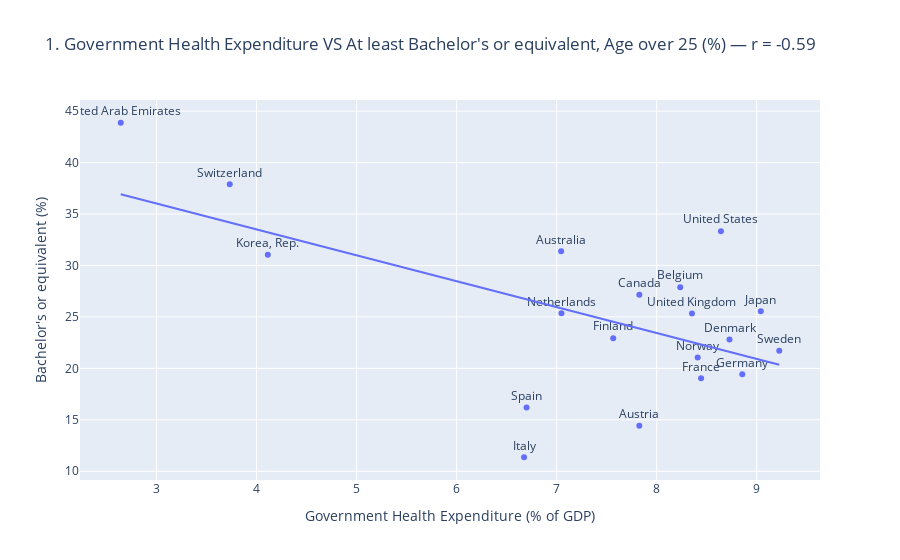
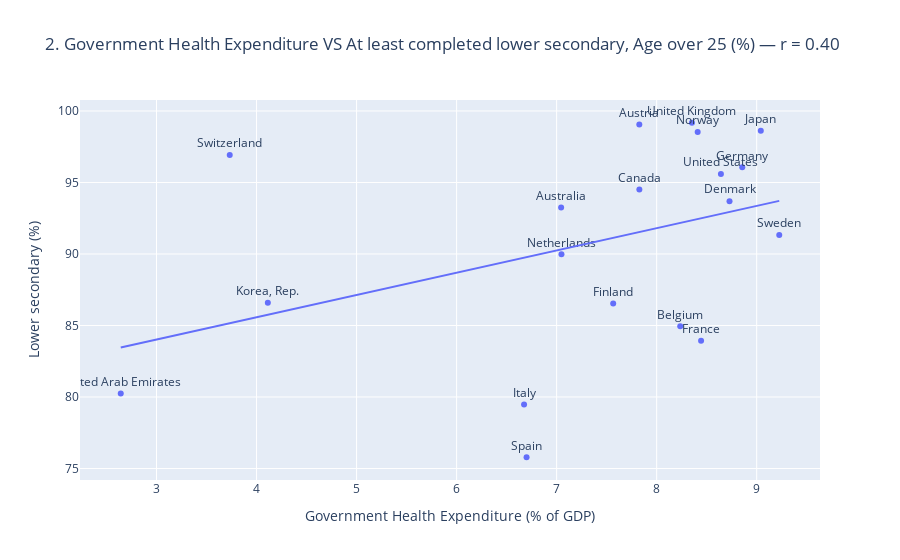
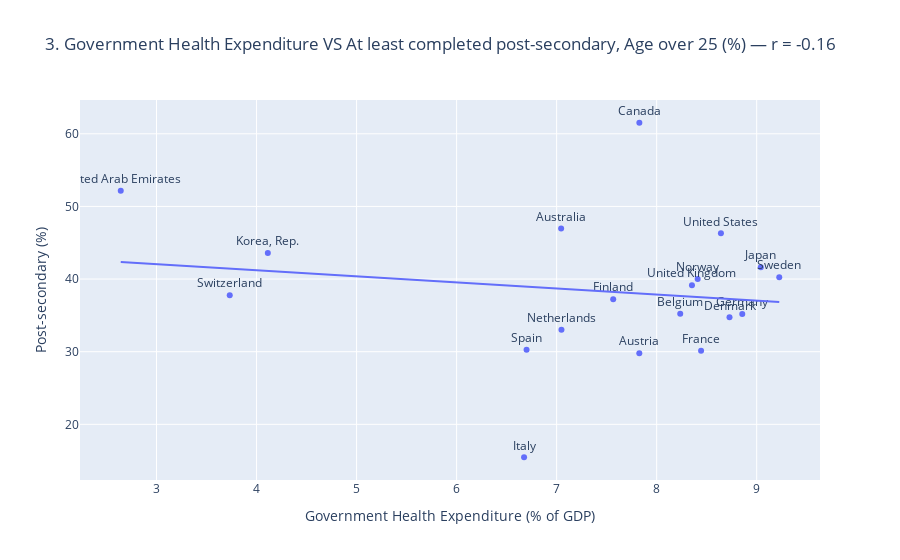
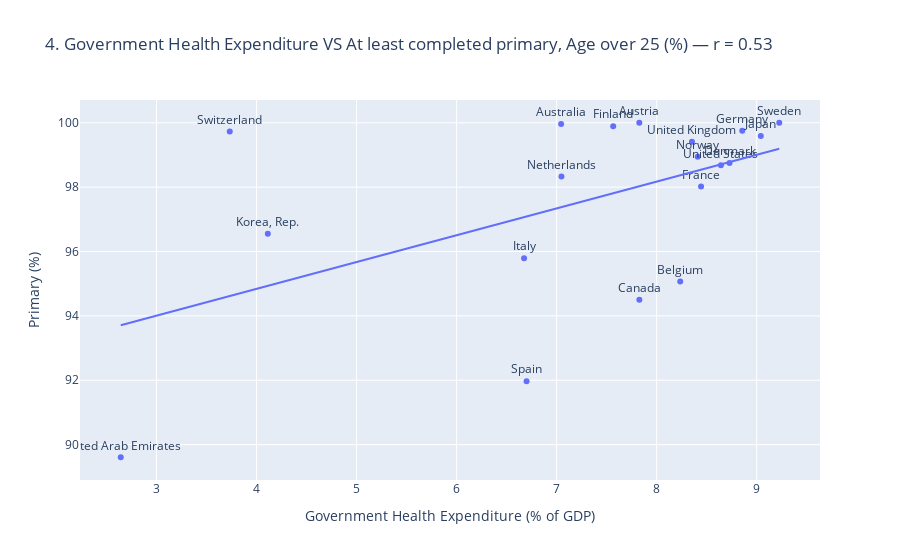

The notebook cell these images were saved under, in order:
### Markdown cell above
### 5.2. Regressions

### Code cell
# --- 1) EDU_Bachelors_25Plus_Total ---

country_avg = (
    df.groupby("Country Name")[["GDP_GovHealthExp", "EDU_Bachelors_25Plus_Total"]]
      .mean(numeric_only=True)
      .dropna()
      .reset_index()
)
corr_val = country_avg["GDP_GovHealthExp"].corr(country_avg["EDU_Bachelors_25Plus_Total"])
fig_scatter = px.scatter(
    country_avg,
    x="GDP_GovHealthExp",
    y="EDU_Bachelors_25Plus_Total",
    text="Country Name",         # <- 인덱스 배열 대신 컬럼명 사용
    trendline="ols",             # statsmodels 미설치면 이 줄 제거
    title=f"1. Government Health Expenditure VS At least Bachelor's or equivalent, Age over 25 (%) — r = {corr_val:.2f}",
    labels={
        "GDP_GovHealthExp": "Government Health Expenditure (% of GDP)",
        "EDU_Bachelors_25Plus_Total": "Bachelor's or equivalent (%)"
    }
)
fig_scatter.update_traces(textposition="top center")
fig_scatter.show()

# --- 2) EDU_LowerSecondary_25Plus_Total ----

country_avg = (
    df.groupby("Country Name")[["GDP_GovHealthExp", "EDU_LowerSecondary_25Plus_Total"]]
      .mean(numeric_only=True)
      .dropna()
      .reset_index()
)
corr_val = country_avg["GDP_GovHealthExp"].corr(country_avg["EDU_LowerSecondary_25Plus_Total"])
fig_scatter = px.scatter(
    country_avg,
    x="GDP_GovHealthExp",
    y="EDU_LowerSecondary_25Plus_Total",
    text="Country Name",         # <- 인덱스 배열 대신 컬럼명 사용
    trendline="ols",             # statsmodels 미설치면 이 줄 제거
    title=f"2. Government Health Expenditure VS At least completed lower secondary, Age over 25 (%) — r = {corr_val:.2f}",
    labels={
        "GDP_GovHealthExp": "Government Health Expenditure (% of GDP)",
        "EDU_LowerSecondary_25Plus_Total": "Lower secondary (%)"
    }
)
fig_scatter.update_traces(textposition="top center")
fig_scatter.show()

# --- 3) EDU_PostSecondary_25Plus_Total ---

country_avg = (
    df.groupby("Country Name")[["GDP_GovHealthExp", "EDU_PostSecondary_25Plus_Total"]]
      .mean(numeric_only=True)
      .dropna()
      .reset_index()
)
corr_val = country_avg["GDP_GovHealthExp"].corr(country_avg["EDU_PostSecondary_25Plus_Total"])
fig_scatter = px.scatter(
    country_avg,
    x="GDP_GovHealthExp",
    y="EDU_PostSecondary_25Plus_Total",
    text="Country Name",         # <- 인덱스 배열 대신 컬럼명 사용
    trendline="ols",             # statsmodels 미설치면 이 줄 제거
    title=f"3. Government Health Expenditure VS At least completed post-secondary, Age over 25 (%) — r = {corr_val:.2f}",
    labels={
        "GDP_GovHealthExp": "Government Health Expenditure (% of GDP)",
        "EDU_PostSecondary_25Plus_Total": "Post-secondary (%)"
    }
)
fig_scatter.update_traces(textposition="top center")
fig_scatter.show()

# --- 4) EDU_Primary_25Plus_Total ---

country_avg = (
    df.groupby("Country Name")[["GDP_GovHealthExp", "EDU_Primary_25Plus_Total"]]
      .mean(numeric_only=True)
      .dropna()
      .reset_index()
)
corr_val = country_avg["GDP_GovHealthExp"].corr(country_avg["EDU_Primary_25Plus_Total"])
fig_scatter = px.scatter(
    country_avg,
    x="GDP_GovHealthExp",
    y="EDU_Primary_25Plus_Total",
    text="Country Name",         # <- 인덱스 배열 대신 컬럼명 사용
    trendline="ols",             # statsmodels 미설치면 이 줄 제거
    title=f"4. Government Health Expenditure VS At least completed primary, Age over 25 (%) — r = {corr_val:.2f}",
    labels={
        "GDP_GovHealthExp": "Government Health Expenditure (% of GDP)",
        "EDU_Primary_25Plus_Total": "Primary (%)"
    }
)
fig_scatter.update_traces(textposition="top center")
fig_scatter.show()

# --- 5) EDU_ShortCycleTertiary_25Plus_Total ---

country_avg = (
    df.groupby("Country Name")[["GDP_GovHealthExp", "EDU_ShortCycleTertiary_25Plus_Total"]]
      .mean(numeric_only=True)
      .dropna()
      .reset_index()
)
corr_val = country_avg["GDP_GovHealthExp"].corr(country_avg["EDU_ShortCycleTertiary_25Plus_Total"])
fig_scatter = px.scatter(
    country_avg,
    x="GDP_GovHealthExp",
    y="EDU_ShortCycleTertiary_25Plus_Total",
    text="Country Name",         # <- 인덱스 배열 대신 컬럼명 사용
    trendline="ols",             # statsmodels 미설치면 이 줄 제거
    title=f"5. Government Health Expenditure VS At least completed short-cycle tertiary, Age over 25 (%) — r = {corr_val:.2f}",
    labels={
        "GDP_GovHealthExp": "Government Health Expenditure (% of GDP)",
        "EDU_ShortCycleTertiary_25Plus_Total": "Short-cycle tertiary (%)"
    }
)
fig_scatter.update_traces(textposition="top center")
fig_scatter.show()

### Figure 1 — Plotly figure (JSON) as saved in the notebook; plotly's stock layout.template omitted (floating-point values rounded to 4 significant figures)
{"data": [{"hovertemplate": "Government Health Expenditure (% of GDP)=%{x}<br>Bachelor's or equivalent (%)=%{y}<br>Country Name=%{text}<extra></extra>", "legendgroup": "", "marker": {"color": "#636efa", "symbol": "circle"}, "mode": "markers+text", "name": "", "orientation": "v", "showlegend": false, "text": ["Australia", "Austria", "Belgium", "Canada", "Denmark", "Finland", "France", "Germany", "Italy", "Japan", "Korea, Rep.", "Netherlands", "Norway", "Spain", "Sweden", "Switzerland", "United Arab Emirates", "United Kingdom", "United States"], "textposition": "top center", "type": "scatter", "x": [7.045, 7.826, 8.235, 7.827, 8.728, 7.565, 8.444, 8.856, 6.675, 9.041, 4.113, 7.048, 8.41, 6.699, 9.225, 3.732, 2.642, 8.353, 8.642], "xaxis": "x", "y": [31.38, 14.42, 27.89, 27.16, 22.81, 22.93, 19.04, 19.42, 11.36, 25.54, 31.04, 25.35, 21.06, 16.19, 21.72, 37.88, 43.87, 25.34, 33.33], "yaxis": "y"}, {"hovertemplate": "<b>OLS trendline</b><br>EDU_Bachelors_25Plus_Total = -2.51845 * GDP_GovHealthExp + 43.5829<br>R<sup>2</sup>=0.347947<br><br>Government Health Expenditure (% of GDP)=%{x}<br>Bachelor's or equivalent (%)=%{y} <b>(trend)</b><extra></extra>", "legendgroup": "", "marker": {"color": "#636efa", "symbol": "circle"}, "mode": "lines", "name": "", "showlegend": false, "textposition": "top center", "type": "scatter", "x": [2.642, 3.732, 4.113, 6.675, 6.699, 7.045, 7.048, 7.565, 7.826, 7.827, 8.235, 8.353, 8.41, 8.444, 8.642, 8.728, 8.856, 9.041, 9.225], "xaxis": "x", "y": [36.93, 34.18, 33.22, 26.77, 26.71, 25.84, 25.83, 24.53, 23.87, 23.87, 22.84, 22.55, 22.4, 22.32, 21.82, 21.6, 21.28, 20.81, 20.35], "yaxis": "y"}], "layout": {"legend": {"tracegroupgap": 0}, "title": {"text": "1. Government Health Expenditure VS At least Bachelor's or equivalent, Age over 25 (%) — r = -0.59"}, "xaxis": {"anchor": "y", "domain": [0, 1], "title": {"text": "Government Health Expenditure (% of GDP)"}}, "yaxis": {"anchor": "x", "domain": [0, 1], "title": {"text": "Bachelor's or equivalent (%)"}}}}

### Figure 2 — Plotly figure (JSON) as saved in the notebook; plotly's stock layout.template omitted (floating-point values rounded to 4 significant figures)
{"data": [{"hovertemplate": "Government Health Expenditure (% of GDP)=%{x}<br>Lower secondary (%)=%{y}<br>Country Name=%{text}<extra></extra>", "legendgroup": "", "marker": {"color": "#636efa", "symbol": "circle"}, "mode": "markers+text", "name": "", "orientation": "v", "showlegend": false, "text": ["Australia", "Austria", "Belgium", "Canada", "Denmark", "Finland", "France", "Germany", "Italy", "Japan", "Korea, Rep.", "Netherlands", "Norway", "Spain", "Sweden", "Switzerland", "United Arab Emirates", "United Kingdom", "United States"], "textposition": "top center", "type": "scatter", "x": [7.045, 7.826, 8.235, 7.827, 8.728, 7.565, 8.444, 8.856, 6.675, 9.041, 4.113, 7.048, 8.41, 6.699, 9.225, 3.732, 2.642, 8.353, 8.642], "xaxis": "x", "y": [93.26, 99.06, 84.94, 94.5, 93.69, 86.54, 83.93, 96.07, 79.47, 98.62, 86.6, 89.98, 98.53, 75.79, 91.34, 96.92, 80.24, 99.18, 95.59], "yaxis": "y"}, {"hovertemplate": "<b>OLS trendline</b><br>EDU_LowerSecondary_25Plus_Total = 1.55792 * GDP_GovHealthExp + 79.3431<br>R<sup>2</sup>=0.160951<br><br>Government Health Expenditure (% of GDP)=%{x}<br>Lower secondary (%)=%{y} <b>(trend)</b><extra></extra>", "legendgroup": "", "marker": {"color": "#636efa", "symbol": "circle"}, "mode": "lines", "name": "", "showlegend": false, "textposition": "top center", "type": "scatter", "x": [2.642, 3.732, 4.113, 6.675, 6.699, 7.045, 7.048, 7.565, 7.826, 7.827, 8.235, 8.353, 8.41, 8.444, 8.642, 8.728, 8.856, 9.041, 9.225], "xaxis": "x", "y": [83.46, 85.16, 85.75, 89.74, 89.78, 90.32, 90.32, 91.13, 91.54, 91.54, 92.17, 92.36, 92.45, 92.5, 92.81, 92.94, 93.14, 93.43, 93.72], "yaxis": "y"}], "layout": {"legend": {"tracegroupgap": 0}, "title": {"text": "2. Government Health Expenditure VS At least completed lower secondary, Age over 25 (%) — r = 0.40"}, "xaxis": {"anchor": "y", "domain": [0, 1], "title": {"text": "Government Health Expenditure (% of GDP)"}}, "yaxis": {"anchor": "x", "domain": [0, 1], "title": {"text": "Lower secondary (%)"}}}}

### Figure 3 — Plotly figure (JSON) as saved in the notebook; plotly's stock layout.template omitted (floating-point values rounded to 4 significant figures)
{"data": [{"hovertemplate": "Government Health Expenditure (% of GDP)=%{x}<br>Post-secondary (%)=%{y}<br>Country Name=%{text}<extra></extra>", "legendgroup": "", "marker": {"color": "#636efa", "symbol": "circle"}, "mode": "markers+text", "name": "", "orientation": "v", "showlegend": false, "text": ["Australia", "Austria", "Belgium", "Canada", "Denmark", "Finland", "France", "Germany", "Italy", "Japan", "Korea, Rep.", "Netherlands", "Norway", "Spain", "Sweden", "Switzerland", "United Arab Emirates", "United Kingdom", "United States"], "textposition": "top center", "type": "scatter", "x": [7.045, 7.826, 8.235, 7.827, 8.728, 7.565, 8.444, 8.856, 6.675, 9.041, 4.113, 7.048, 8.41, 6.699, 9.225, 3.732, 2.642, 8.353, 8.642], "xaxis": "x", "y": [46.95, 29.8, 35.21, 61.52, 34.74, 37.23, 30.13, 35.19, 15.47, 41.63, 43.6, 33.03, 40.0, 30.27, 40.26, 37.78, 52.16, 39.16, 46.31], "yaxis": "y"}, {"hovertemplate": "<b>OLS trendline</b><br>EDU_PostSecondary_25Plus_Total = -0.833572 * GDP_GovHealthExp + 44.5471<br>R<sup>2</sup>=0.025960<br><br>Government Health Expenditure (% of GDP)=%{x}<br>Post-secondary (%)=%{y} <b>(trend)</b><extra></extra>", "legendgroup": "", "marker": {"color": "#636efa", "symbol": "circle"}, "mode": "lines", "name": "", "showlegend": false, "textposition": "top center", "type": "scatter", "x": [2.642, 3.732, 4.113, 6.675, 6.699, 7.045, 7.048, 7.565, 7.826, 7.827, 8.235, 8.353, 8.41, 8.444, 8.642, 8.728, 8.856, 9.041, 9.225], "xaxis": "x", "y": [42.34, 41.44, 41.12, 38.98, 38.96, 38.67, 38.67, 38.24, 38.02, 38.02, 37.68, 37.58, 37.54, 37.51, 37.34, 37.27, 37.17, 37.01, 36.86], "yaxis": "y"}], "layout": {"legend": {"tracegroupgap": 0}, "title": {"text": "3. Government Health Expenditure VS At least completed post-secondary, Age over 25 (%) — r = -0.16"}, "xaxis": {"anchor": "y", "domain": [0, 1], "title": {"text": "Government Health Expenditure (% of GDP)"}}, "yaxis": {"anchor": "x", "domain": [0, 1], "title": {"text": "Post-secondary (%)"}}}}

### Figure 4 — Plotly figure (JSON) as saved in the notebook; plotly's stock layout.template omitted (floating-point values rounded to 4 significant figures)
{"data": [{"hovertemplate": "Government Health Expenditure (% of GDP)=%{x}<br>Primary (%)=%{y}<br>Country Name=%{text}<extra></extra>", "legendgroup": "", "marker": {"color": "#636efa", "symbol": "circle"}, "mode": "markers+text", "name": "", "orientation": "v", "showlegend": false, "text": ["Australia", "Austria", "Belgium", "Canada", "Denmark", "Finland", "France", "Germany", "Italy", "Japan", "Korea, Rep.", "Netherlands", "Norway", "Spain", "Sweden", "Switzerland", "United Arab Emirates", "United Kingdom", "United States"], "textposition": "top center", "type": "scatter", "x": [7.045, 7.826, 8.235, 7.827, 8.728, 7.565, 8.444, 8.856, 6.675, 9.041, 4.113, 7.048, 8.41, 6.699, 9.225, 3.732, 2.642, 8.353, 8.642], "xaxis": "x", "y": [99.96, 100.0, 95.07, 94.5, 98.75, 99.89, 98.02, 99.75, 95.79, 99.59, 96.55, 98.33, 98.94, 91.97, 100.0, 99.72, 89.61, 99.41, 98.68], "yaxis": "y"}, {"hovertemplate": "<b>OLS trendline</b><br>EDU_Primary_25Plus_Total = 0.833036 * GDP_GovHealthExp + 91.5085<br>R<sup>2</sup>=0.276412<br><br>Government Health Expenditure (% of GDP)=%{x}<br>Primary (%)=%{y} <b>(trend)</b><extra></extra>", "legendgroup": "", "marker": {"color": "#636efa", "symbol": "circle"}, "mode": "lines", "name": "", "showlegend": false, "textposition": "top center", "type": "scatter", "x": [2.642, 3.732, 4.113, 6.675, 6.699, 7.045, 7.048, 7.565, 7.826, 7.827, 8.235, 8.353, 8.41, 8.444, 8.642, 8.728, 8.856, 9.041, 9.225], "xaxis": "x", "y": [93.71, 94.62, 94.93, 97.07, 97.09, 97.38, 97.38, 97.81, 98.03, 98.03, 98.37, 98.47, 98.51, 98.54, 98.71, 98.78, 98.89, 99.04, 99.19], "yaxis": "y"}], "layout": {"legend": {"tracegroupgap": 0}, "title": {"text": "4. Government Health Expenditure VS At least completed primary, Age over 25 (%) — r = 0.53"}, "xaxis": {"anchor": "y", "domain": [0, 1], "title": {"text": "Government Health Expenditure (% of GDP)"}}, "yaxis": {"anchor": "x", "domain": [0, 1], "title": {"text": "Primary (%)"}}}}
